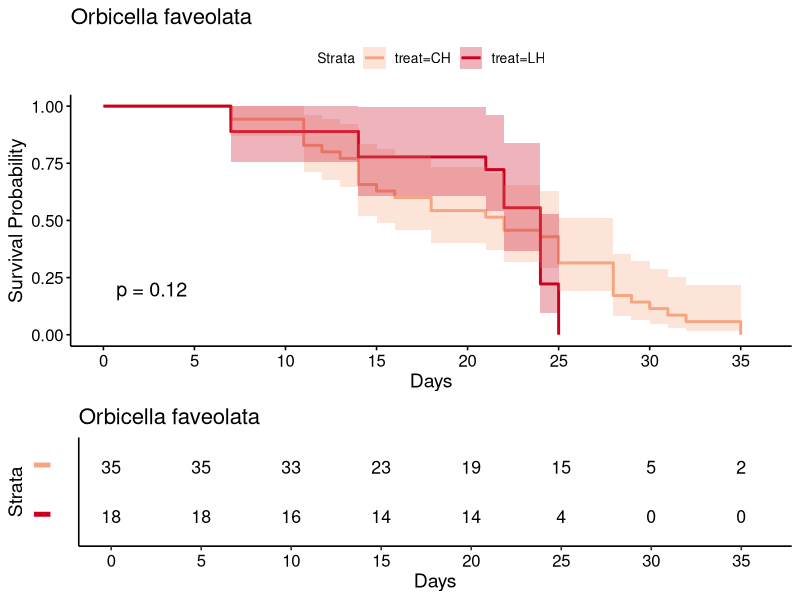
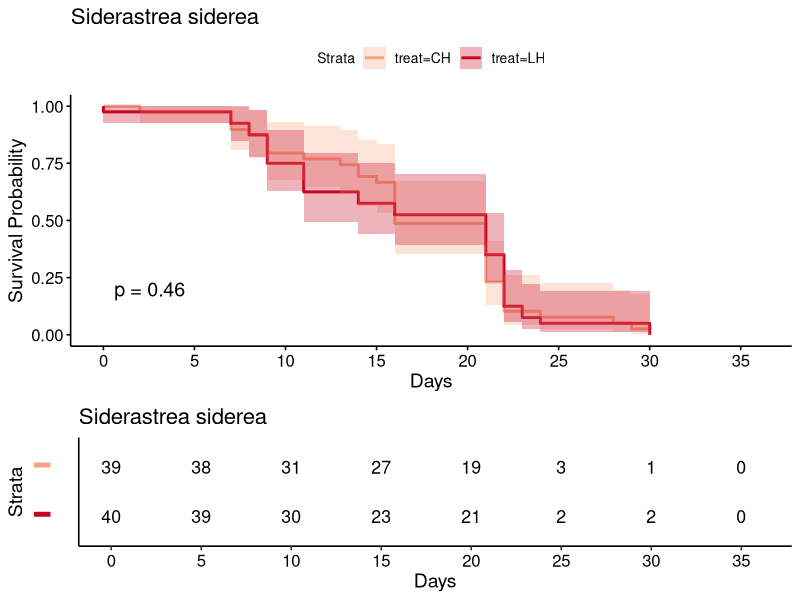
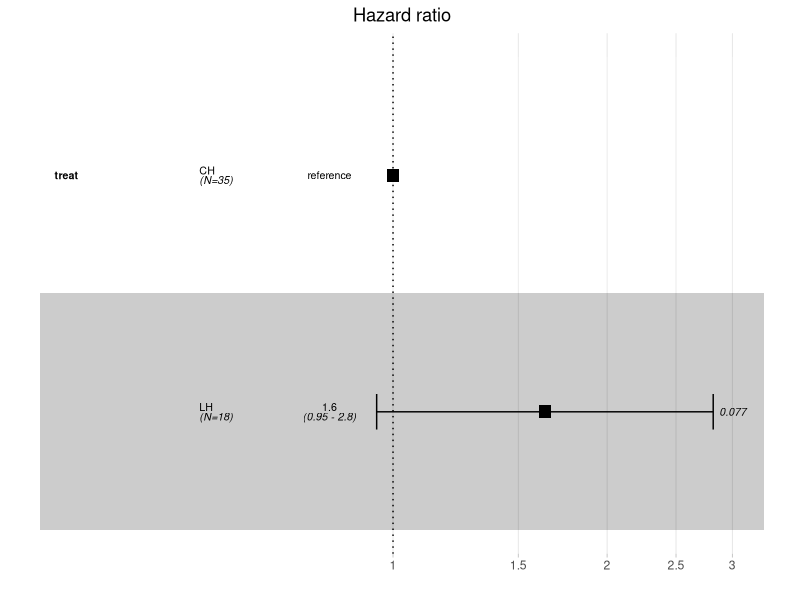
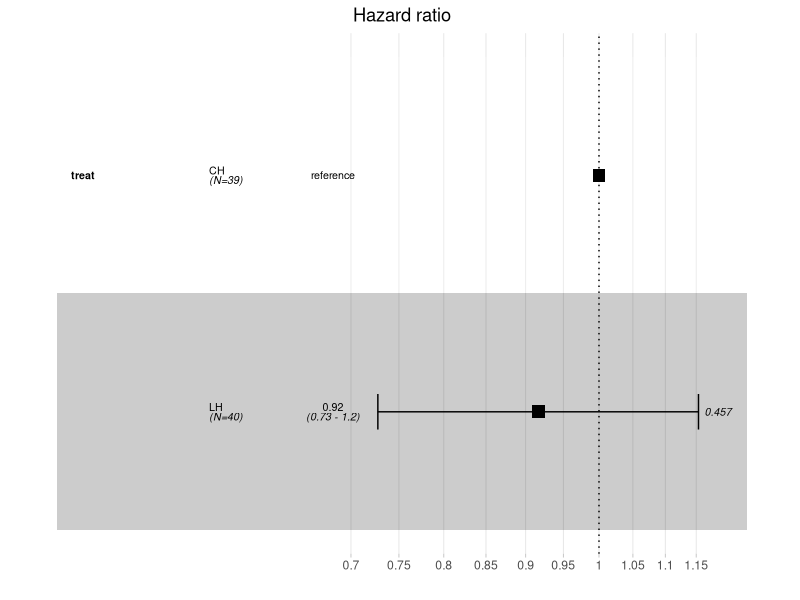
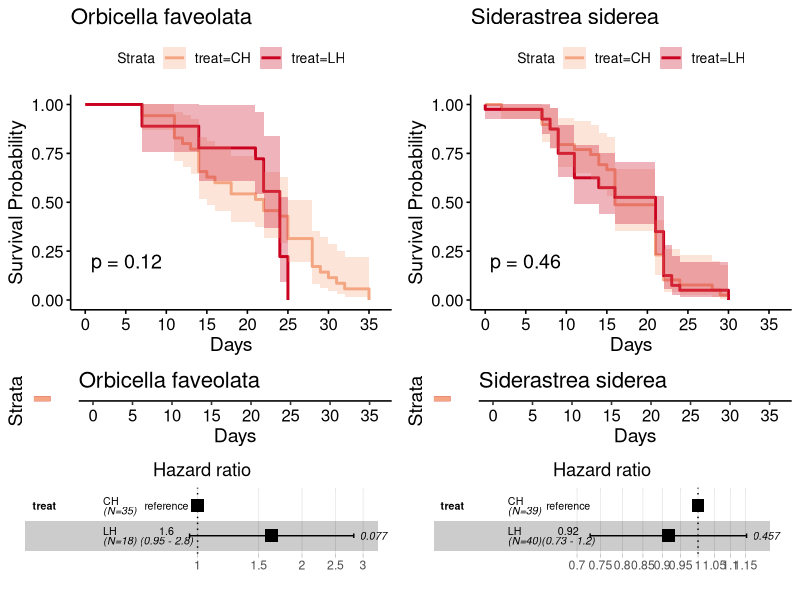
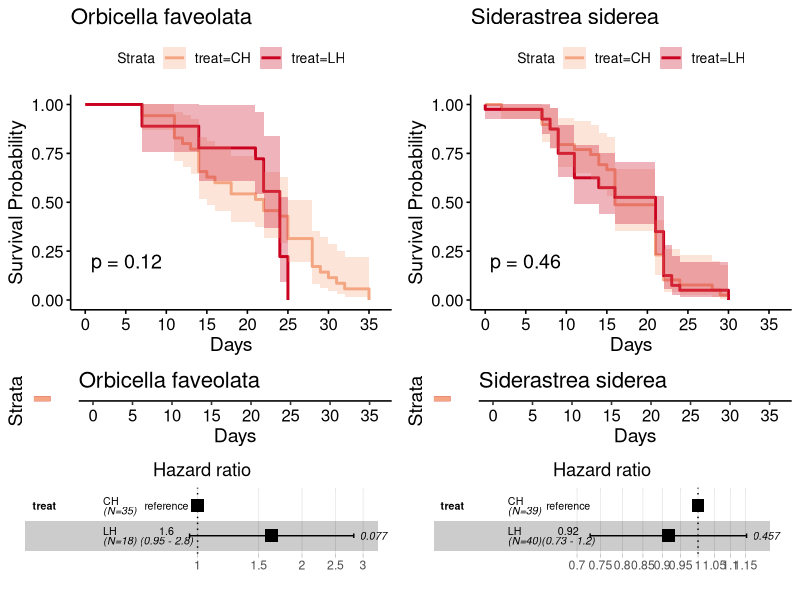

Write the R code that produced these figures, in order. (Note: this script raises an error after producing the figures.)
## ---- chunk 1
# -----------------------------------------------------------------------------
# Global chunk options
# echo = TRUE:     show code in rendered output
# warning = FALSE: suppress warnings in rendered document
#                  (warnings still print to console during knitting)
# message = FALSE: suppress package loading messages
# -----------------------------------------------------------------------------
knitr::opts_chunk$set(
  echo    = TRUE,
  warning = FALSE,
  message = FALSE,
  fig.width  = 10,
  fig.height = 6,
  dpi        = 300
)
## ---- chunk 2
library(ggplot2)
library(ggpubr)
library(survival)
library(survminer) # requires ggplot2 < 4.0: under ggplot2 4.x, ggsurvplot() panels draw blank (survminer issue #694)
library(dplyr)
library(lme4)
## ---- chunk 3
urban <- read.csv("../../data/survivorship/urban survivorship.csv", head=T)

# fragments removed from the survivorship analysis (kept in the data file with the reason in 'exclude'):
# 31 O. faveolata that died from partial mortality unrelated to heat stress (mostly a ciliate infection;
# tissue loss without prior paling or bleaching), and one S. siderea with no health observations recorded.
# 'end' for these is the date the fragment was recorded dead
urban %>%
  filter(exclude != "") %>%
  count(species, treat, exclude)
urban <- urban %>% filter(exclude == "") %>% dplyr::select(-exclude)

# unique genotype ID (genotype numbers are nested within site and species)
urban$geno_id <- paste(urban$species, urban$site, urban$geno, sep = "_")

# second heat-stress cohort (control temperature fragments moved to heat): the data file dates this ramp from
# the experiment schedule (ramp 4/23, 33 C set point 5/7). The tank loggers show the ambient tanks at 22.5 C
# through Apr 24 and at 24.0 C on Apr 28 23:15, reaching 33 C on May 10 (0.75 C/day), i.e. ramp from Apr 26
# and set point May 10, seven days after the first cohort reached its set point (Apr 19). Dates follow the loggers
# (data file unchanged): ramp 4/26, start 5/10; the control temperature period ends the day before (5/9).
# Days are recalculated from start and end.
urban %>%
  mutate(ramp  = if_else(ramp == "4/23/21", "4/26/21", ramp),
         start = if_else(start == "5/7/21", "5/10/21", start),
         end   = if_else(treat %in% c("CC", "LC") & end == "5/6/21", "5/9/21", end),
         days  = as.numeric(as.Date(end, "%m/%d/%y") - as.Date(start, "%m/%d/%y"))) -> urban
stopifnot(all(urban$days >= 0), !any(urban$ramp == "4/23/21"))
str(urban)
head(urban)

# Among the retained fragments, none died in the control temperature treatments (CC, LC) during the 20-day
# control period, so survival analyses use the heat treatments (CH, LH) only
urban %>%
  filter(treat %in% c("CC", "LC")) %>%
  group_by(species, treat) %>%
  summarise(n = n(), deaths = sum(status), days = max(days), .groups = "drop")

# Heat treatments combine two cohorts held in separate tanks: fragments heated from the start (4/5 ramp),
# and the control temperature fragments, which were moved to heat after the 20-day control period
# (4/26 ramp; CC -> CH, LC -> LH). Late-cohort LH fragments therefore had 3 additional weeks of
# low pH exposure before heat stress. Cohort effects are tested in the cohort and tank sensitivity section.
## ---- chunk 4
# heat treatments only, by species
urban_ofav_treat <- subset(urban, species == "Ofav" & treat %in% c("CH", "LH"))
urban_ofav_treat$treat <- factor(urban_ofav_treat$treat, levels = c("CH", "LH"))
urban_ofav_treat$site <- factor(urban_ofav_treat$site, levels = c("Emerald", "Rainbow", "Star", "MacN"))

urban_ssid_treat <- subset(urban, species == "Ssid" & treat %in% c("CH", "LH"))
urban_ssid_treat$treat <- factor(urban_ssid_treat$treat, levels = c("CH", "LH"))
urban_ssid_treat$site <- factor(urban_ssid_treat$site, levels = c("Emerald", "Rainbow", "Star", "MacN"))

# Kaplan-Meier survival curves for each species
fit_ofav_treat <- survfit(Surv(days, status) ~ treat, data = urban_ofav_treat)
summary(fit_ofav_treat)

fit_ssid_treat <- survfit(Surv(days, status) ~ treat, data = urban_ssid_treat)
summary(fit_ssid_treat)

# display a ggsurvplot object (survival curves + risk table) as a single figure; printing ggsurvplot
# objects directly can output "NULL" when knitting with newer survminer versions
show_km <- function(p) ggarrange(p$plot, p$table, heights = c(2, 1), ncol = 1, nrow = 2)

# p-values for Kaplan-Meier plots: robust score (log-rank) test from the genotype-clustered Cox model
# always 2 significant figures, keeping trailing zeros (e.g. 0.080, not 0.08), so all panels show the same precision
robust_score_p <- function(model) {
  p <- unname(summary(model)$robscore["pvalue"])
  if (p < 0.001) return("p < 0.001")
  paste0("p = ", formatC(signif(p, 2), digits = 2, format = "fg", flag = "#"))
}

# Cox models use robust standard errors clustered by genotype (cluster = geno_id), because fragments from
# the same colony are not independent. p-values on the Kaplan-Meier plots are the genotype-adjusted
# robust score (log-rank) tests from these models.
# hazard ratio by treatment
hazard_ofav_treat <- coxph(Surv(days, status) ~ treat, data = urban_ofav_treat, cluster = geno_id)
summary(hazard_ofav_treat)

hazard_ssid_treat <- coxph(Surv(days, status) ~ treat, data = urban_ssid_treat, cluster = geno_id)
summary(hazard_ssid_treat)

# NOTE: hazard_ofav_treat violates the proportional hazards assumption (CH and LH survival curves cross
# near day 20), so its single hazard ratio in the plot below is not interpretable; the robust score test
# remains valid. See the O. faveolata time-split section for period-specific hazard ratios.

# Kaplan-Meier plots for each species
fill.color2<-c("#f4a582","#ca0020")

survival_ofav_treat<-ggsurvplot(fit_ofav_treat, data = urban_ofav_treat, pval = robust_score_p(hazard_ofav_treat), xlab="Days", ylab="Survival Probability",
                                conf.int = T, risk.table=T, palette=fill.color2,
                                break.time.by=5, xlim=c(0,36), risk.table.y.text = FALSE) + ggtitle("Orbicella faveolata") 
show_km(survival_ofav_treat)

survival_ssid_treat<-ggsurvplot(fit_ssid_treat, data = urban_ssid_treat, pval = robust_score_p(hazard_ssid_treat), xlab="Days", ylab="Survival Probability",
                                conf.int = T, risk.table=T, palette=fill.color2,
                                break.time.by=5, xlim=c(0,36), risk.table.y.text = FALSE) + ggtitle("Siderastrea siderea") 
show_km(survival_ssid_treat)

# ggforest() cannot handle the genotype cluster or treatment strata terms, so they are hidden from the plotting copy of the model.
# Hazard ratios, CIs, and p-values in the plots remain genotype-adjusted (robust standard errors).
# The ggforest() footer (events, unadjusted likelihood ratio p-value, AIC, concordance) overlaps the x-axis labels,
# so it is removed; the genotype-adjusted p-value is shown on the Kaplan-Meier plot above each hazard ratio plot.
drop_footer <- function(g) {
  if (inherits(g, "gtable")) {
    g$grobs <- lapply(g$grobs, drop_footer)
    return(g)
  }
  if (inherits(g, "gTree") && length(g$children) > 0) {
    kids <- g$children
    keep <- !vapply(kids, function(k) inherits(k, "text") && any(grepl("# Events", k$label, fixed = TRUE)), logical(1))
    g <- grid::setChildren(g, do.call(grid::gList, lapply(kids[keep], drop_footer)))
  }
  g
}

forest_clustered <- function(model, data, ...) {
  dc <- attr(model$terms, "dataClasses")
  attr(model$terms, "dataClasses") <- dc[names(dc) != "(cluster)" & !grepl("^strata\\(", names(dc))]
  p <- ggforest(model, data = data, ...)
  grob <- p$layers[[1]]$geom_params$grob
  if (is.null(grob)) return(p) # fall back to the unmodified plot if the plot structure differs
  ggpubr::as_ggplot(drop_footer(grob))
}

# hazard ratio plots
hazplot_ofav_treat <- forest_clustered(hazard_ofav_treat, data = urban_ofav_treat)
hazplot_ofav_treat

hazplot_ssid_treat <- forest_clustered(hazard_ssid_treat, data = urban_ssid_treat)
hazplot_ssid_treat

# survivorship by treatment figure
urban_treatment_multiplot<-ggarrange(survival_ofav_treat$plot,
                                     survival_ssid_treat$plot, 
                                     survival_ofav_treat$table, 
                                     survival_ssid_treat$table,
                                     hazplot_ofav_treat,
                                     hazplot_ssid_treat,
                                     heights = c(2, 0.5, 0.8),
                                     ncol = 2, nrow = 3)
urban_treatment_multiplot

ggsave("../../outputs/survivorship/urban survivorship treatment.pdf", urban_treatment_multiplot, width=10, height=11,dpi = 300)
## ---- chunk 5
# -----------------------------------------------------------------------------
# The O. faveolata CH vs LH Cox model violates the proportional hazards
# assumption because the survival curves cross: LH delayed mortality until
# about day 20, then declined faster than CH. Splitting follow-up at day 20
# estimates a separate LH vs CH hazard ratio for each period.
# Hazards remain non-proportional after day 20 (cox.zph p < 0.01) because LH
# mortality is concentrated in days 20-27, so the after-day-20 hazard ratio is
# an average over that period; the direction (LH faster after day 20) is the
# robust conclusion.
# -----------------------------------------------------------------------------
ofav_split <- survSplit(Surv(days, status) ~ treat + geno_id, data = urban_ofav_treat,
                        cut = 20, episode = "period") %>%
  mutate(LH_days_0_20 = as.numeric(treat == "LH" & period == 1),
         LH_after_day_20 = as.numeric(treat == "LH" & period == 2))

hazard_ofav_treat_split <- coxph(Surv(tstart, days, status) ~ LH_days_0_20 + LH_after_day_20,
                                 data = ofav_split, cluster = geno_id)
summary(hazard_ofav_treat_split)
cox.zph(hazard_ofav_treat_split) # proportional hazards within each period

s_split <- summary(hazard_ofav_treat_split)
ofav_time_split <- data.frame(period = c("days 0-20", "after day 20"),
                              LH_vs_CH_HR = round(s_split$conf.int[, 1], 2),
                              lower_95 = round(s_split$conf.int[, 3], 2),
                              upper_95 = round(s_split$conf.int[, 4], 2),
                              robust_p = signif(s_split$coefficients[, "Pr(>|z|)"], 3))
ofav_time_split

write.csv(ofav_time_split, file = "../../outputs/survivorship/urban survivorship ofav treatment time split.csv", row.names = FALSE)
## ---- chunk 6
# -----------------------------------------------------------------------------
# CH vs LH survival did not differ in either species, so the heat treatments
# are combined for site comparisons, using the same datasets as the treatment
# section. Cox models are stratified by treatment, giving CH and LH separate
# baseline hazards (O. faveolata CH and LH survival curves cross), and use
# robust standard errors clustered by genotype.
# -----------------------------------------------------------------------------

# Kaplan-Meier survival curves for each species
fit_ofav_site <- survfit(Surv(days, status) ~ site, data = urban_ofav_treat)
summary(fit_ofav_site)

fit_ssid_site <- survfit(Surv(days, status) ~ site, data = urban_ssid_treat)
summary(fit_ssid_site)

# hazard ratio by site
hazard_ofav_site <- coxph(Surv(days, status) ~ site + strata(treat), data = urban_ofav_treat, cluster = geno_id)
summary(hazard_ofav_site)

hazard_ssid_site <- coxph(Surv(days, status) ~ site + strata(treat), data = urban_ssid_treat, cluster = geno_id)
summary(hazard_ssid_site)

# Kaplan-Meier plots for each species
fill.color3<-c("#018571","#80cdc1","#dfc27d","#a6611a")

survival_ofav_site<-ggsurvplot(fit_ofav_site, data = urban_ofav_treat, pval = robust_score_p(hazard_ofav_site), xlab="Days", ylab="Survival Probability",
                               conf.int = T, risk.table=T, palette=fill.color3,
                               break.time.by=5, xlim=c(0,36), risk.table.y.text = FALSE) + ggtitle("Orbicella faveolata") 
show_km(survival_ofav_site)

survival_ssid_site<-ggsurvplot(fit_ssid_site, data = urban_ssid_treat, pval = robust_score_p(hazard_ssid_site), xlab="Days", ylab="Survival Probability",
                               conf.int = T, risk.table=T, palette=fill.color3,
                               break.time.by=5, xlim=c(0,36), risk.table.y.text = FALSE) + ggtitle("Siderastrea siderea") 
show_km(survival_ssid_site)

# hazard ratio plots
hazplot_ofav_site <- forest_clustered(hazard_ofav_site, data = urban_ofav_treat)
hazplot_ofav_site

hazplot_ssid_site <- forest_clustered(hazard_ssid_site, data = urban_ssid_treat)
hazplot_ssid_site

# survivorship by site figure
urban_site_multiplot<-ggarrange(survival_ofav_site$plot,
                                survival_ssid_site$plot, 
                                survival_ofav_site$table, 
                                survival_ssid_site$table,
                                hazplot_ofav_site,
                                hazplot_ssid_site,
                                heights = c(2, 0.6, 1.1),
                                ncol = 2, nrow = 3)
urban_site_multiplot

ggsave("../../outputs/survivorship/urban survivorship site.pdf", urban_site_multiplot, width=10, height=12,dpi = 300)
## ---- chunk 7
# -----------------------------------------------------------------------------
# Planned contrast from the site Cox models (stratified by treatment, robust SEs
# clustered by genotype): mean log hazard of the urban sites (Star Island,
# MacArthur North) minus the mean of the reef sites (Emerald, Rainbow).
# Emerald is the reference level (coefficient 0), so the weights on the site
# coefficients are Rainbow -0.5, Star +0.5, MacN +0.5. HR < 1 = lower hazard
# for urban-origin corals.
# -----------------------------------------------------------------------------
urban_reef_cox <- function(model) {
  b <- coef(model)
  w <- c(siteRainbow = -0.5, siteStar = 0.5, siteMacN = 0.5)[names(b)]
  stopifnot(!anyNA(w))
  est <- sum(w * b)
  se  <- sqrt(drop(t(w) %*% vcov(model) %*% w)) # vcov() is the robust (clustered) covariance
  z   <- est / se
  data.frame(contrast = "urban - reef", log_HR = est, robust_se = se,
             HR = exp(est), HR_lower95 = exp(est - 1.96 * se), HR_upper95 = exp(est + 1.96 * se),
             z = z, p = 2 * pnorm(-abs(z)))
}

urban_reef_surv <- bind_rows(
  cbind(species = "Ofav", urban_reef_cox(hazard_ofav_site)),
  cbind(species = "Ssid", urban_reef_cox(hazard_ssid_site)))
urban_reef_surv

write.csv(urban_reef_surv, file = "../../outputs/survivorship/urban survivorship urban reef contrasts.csv", row.names = FALSE)
## ---- chunk 8
# -----------------------------------------------------------------------------
# All fragments in the heat treatments died (no censoring), so mean days to
# mortality is exact. Control temperature treatments had no mortality and are
# excluded. Days are counted from the end of the temperature ramp (start date).
# -----------------------------------------------------------------------------
sem <- function(x) sd(x) / sqrt(length(x))

urban_heat <- urban %>%
  filter(treat %in% c("CH", "LH")) %>%
  mutate(site = factor(site, levels = c("Emerald", "Rainbow", "Star", "MacN")))

days_summary <- function(dat, grouping, ...) {
  dat %>%
    group_by(species, ...) %>%
    summarise(n = n(), deaths = sum(status), mean_days = round(mean(days), 2),
              sem_days = round(sem(days), 2), .groups = "drop") %>%
    mutate(grouping = grouping, .after = species)
}

days_to_mortality <- bind_rows(
  days_summary(urban_heat, "treatment", treat),
  days_summary(urban_heat, "site", site),
  days_summary(urban_heat, "treatment x site", treat, site)
) %>%
  dplyr::select(species, grouping, treat, site, everything()) %>%
  mutate(grouping = factor(grouping, levels = c("treatment", "site", "treatment x site"))) %>%
  arrange(species, grouping, treat, site)
days_to_mortality

write.csv(days_to_mortality, file = "../../outputs/survivorship/urban survivorship days to mortality.csv", row.names = FALSE)
## ---- chunk 9
# -----------------------------------------------------------------------------
# Exports hazard ratios, model tests, and proportional hazards tests for all
# Cox models. Models use robust standard errors clustered by genotype, so the
# robust Wald and robust score tests are the genotype-adjusted tests to report;
# the likelihood ratio and log-rank tests assume independent fragments.
# Proportional hazards: cox.zph() p-values below 0.05 indicate the hazard ratio
# changes over time, so a single hazard ratio is not a valid summary; in that
# case, report the robust score (log-rank) test instead.
# O. faveolata CH vs LH (hazard_ofav_treat) violates this assumption.
# -----------------------------------------------------------------------------
cox_models <- list(ofav_treat = hazard_ofav_treat, ssid_treat = hazard_ssid_treat,
                   ofav_treat_time_split = hazard_ofav_treat_split,
                   ofav_site = hazard_ofav_site, ssid_site = hazard_ssid_site)

# proportional hazards tests
lapply(cox_models, cox.zph)

capture.output({
  for (nm in names(cox_models)) {
    s <- summary(cox_models[[nm]])
    cat("=== ", nm, " ===\n", sep = "")
    cat("n =", s$n, " events =", s$nevent, "\n")
    print(round(s$conf.int, 3))
    print(signif(s$coefficients, 3))
    cat("Genotype-adjusted tests: robust Wald p =", signif(s$waldtest["pvalue"], 3),
        " robust score p =", signif(s$robscore["pvalue"], 3), "\n")
    cat("Unadjusted tests: likelihood ratio p =", signif(s$logtest["pvalue"], 3),
        " log-rank p =", signif(s$sctest["pvalue"], 3), "\n")
    cat("Proportional hazards test (cox.zph):\n")
    print(cox.zph(cox_models[[nm]])$table)
    cat("\n")
  }
}, file = "../../outputs/survivorship/urban survivorship stats.txt")
## ---- chunk 10
# -----------------------------------------------------------------------------
# Genotype is the main source of variation in time to mortality under heat
# stress. Because genotypes are nested within sites, the replicates for site
# comparisons are genotypes, not fragments.
#   1. variance partitioning: days ~ treatment + site + cohort + (1 | genotype)
#      (all heat fragments died, so days to mortality is uncensored)
#   2. consistency of genotype responses across CH and LH (correlation of genotype means)
#   3. site comparison using genotype means as replicates
# -----------------------------------------------------------------------------
geno_heat <- urban_heat %>%
  mutate(cohort = if_else(ramp == "4/5/21", "early ramp", "late ramp"),
         treat = factor(treat, levels = c("CH", "LH")))

geno_results <- lapply(c("Ofav", "Ssid"), function(sp) {
  d <- filter(geno_heat, species == sp)

  # 1. variance partitioning, with LRT for the genotype random effect
  m <- lmer(days ~ treat + site + cohort + (1 | geno_id), data = d, REML = TRUE)
  m0 <- lm(days ~ treat + site + cohort, data = d)
  vc <- as.data.frame(VarCorr(m))
  lrt <- 2 * (as.numeric(logLik(update(m, REML = FALSE))) - as.numeric(logLik(m0)))

  # 2. genotype means in CH vs LH, for genotypes present in both
  g_trt <- d %>%
    group_by(geno_id, treat) %>%
    summarise(mean_days = mean(days), .groups = "drop") %>%
    tidyr::pivot_wider(names_from = treat, values_from = mean_days) %>%
    filter(!is.na(CH), !is.na(LH))
  ct <- cor.test(g_trt$CH, g_trt$LH)

  # 3. site comparison on genotype means
  g_site <- d %>%
    group_by(geno_id, site) %>%
    summarise(mean_days = mean(days), .groups = "drop")
  site_means <- tapply(g_site$mean_days, g_site$site, mean)

  data.frame(species = sp,
             genotype_pct_nonfixed_var = round(100 * vc$vcov[vc$grp == "geno_id"] / sum(vc$vcov), 1),
             genotype_LRT_p = signif(pchisq(lrt, 1, lower.tail = FALSE) / 2, 3), # halved: variance tested at boundary of zero
             n_geno_both_treatments = nrow(g_trt),
             CH_LH_genotype_r = round(unname(ct$estimate), 2),
             CH_LH_genotype_r_p = signif(ct$p.value, 3),
             n_geno = nrow(g_site),
             t(setNames(round(site_means, 2), paste0("mean_days_geno_", names(site_means)))),
             site_anova_p = signif(summary(aov(mean_days ~ site, data = g_site))[[1]][["Pr(>F)"]][1], 3),
             site_kruskal_p = signif(kruskal.test(mean_days ~ site, data = g_site)$p.value, 3))
})
genotype_effects <- bind_rows(geno_results)
genotype_effects

write.csv(genotype_effects, file = "../../outputs/survivorship/urban survivorship genotype effects.csv", row.names = FALSE)
## ---- chunk 11
# -----------------------------------------------------------------------------
# Each heat treatment combines two cohorts held in separate tanks: fragments
# heated from the start (4/5 ramp) and the control temperature fragments (CC, LC),
# moved to heat after the 20-day control period (4/26 ramp). Tests whether cohort (equivalent to tank within
# treatment) affects survival, and whether adjusting for it changes the
# treatment or site results. All models clustered by genotype; p-values are
# robust score tests, except the treatment x cohort interaction (robust Wald).
# Stratifying by tank also stratifies by treatment, since tanks are nested in
# treatment.
# -----------------------------------------------------------------------------
cohort_results <- lapply(c("Ofav", "Ssid"), function(sp) {
  d <- filter(geno_heat, species == sp)
  rscore <- function(m) signif(summary(m)$robscore["pvalue"], 3)
  hr <- function(m) round(summary(m)$conf.int[1, 1], 2)

  m_cohort   <- coxph(Surv(days, status) ~ cohort, data = d, cluster = geno_id)
  m_int      <- coxph(Surv(days, status) ~ treat * cohort, data = d, cluster = geno_id)
  m_trt      <- coxph(Surv(days, status) ~ treat, data = d, cluster = geno_id)
  m_trt_str  <- coxph(Surv(days, status) ~ treat + strata(cohort), data = d, cluster = geno_id)
  m_site     <- coxph(Surv(days, status) ~ site + strata(treat), data = d, cluster = geno_id)
  m_site_str <- coxph(Surv(days, status) ~ site + strata(tank), data = d, cluster = geno_id)
  int_row    <- grep(":", rownames(summary(m_int)$coefficients))

  data.frame(species = sp,
             cohort_p = rscore(m_cohort),
             treat_x_cohort_p = signif(summary(m_int)$coefficients[int_row, "Pr(>|z|)"], 3),
             LH_vs_CH_HR = hr(m_trt), LH_vs_CH_p = rscore(m_trt),
             LH_vs_CH_HR_cohort_strata = hr(m_trt_str), LH_vs_CH_p_cohort_strata = rscore(m_trt_str),
             site_p = rscore(m_site), site_p_tank_strata = rscore(m_site_str))
})
cohort_sensitivity <- bind_rows(cohort_results)
cohort_sensitivity

write.csv(cohort_sensitivity, file = "../../outputs/survivorship/urban survivorship cohort sensitivity.csv", row.names = FALSE)
## ---- chunk 12
# record R and package versions for reproducibility
sessionInfo()
